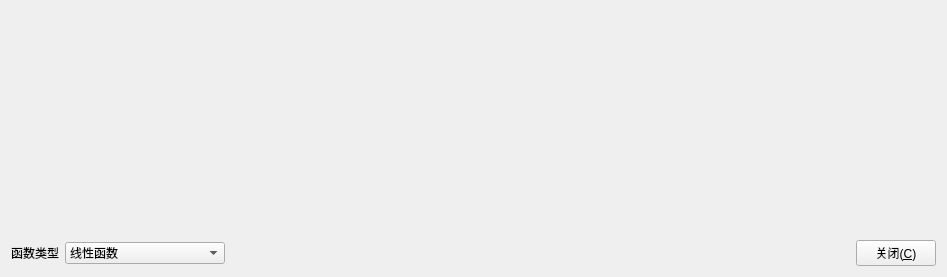
<?xml version="1.0" encoding="UTF-8"?>
<ui version="4.0">
 <class>TOpacityDlg</class>
 <widget class="QDialog" name="TOpacityDlg">
  <property name="geometry">
   <rect>
    <x>0</x>
    <y>0</y>
    <width>947</width>
    <height>277</height>
   </rect>
  </property>
  <property name="windowTitle">
   <string>不透明度设置</string>
  </property>
  <layout class="QVBoxLayout" name="verticalLayout">
   <item>
    <widget class="GOpacityView" name="mOpacityView" native="true">
     <property name="sizePolicy">
      <sizepolicy hsizetype="Preferred" vsizetype="Expanding">
       <horstretch>0</horstretch>
       <verstretch>0</verstretch>
      </sizepolicy>
     </property>
     <property name="minimumSize">
      <size>
       <width>0</width>
       <height>60</height>
      </size>
     </property>
    </widget>
   </item>
   <item>
    <layout class="QHBoxLayout" name="horizontalLayout">
     <item>
      <widget class="QLabel" name="label_2">
       <property name="text">
        <string>函数类型</string>
       </property>
      </widget>
     </item>
     <item>
      <widget class="QComboBox" name="mFuncTypeCBox">
       <property name="sizePolicy">
        <sizepolicy hsizetype="Preferred" vsizetype="Fixed">
         <horstretch>0</horstretch>
         <verstretch>0</verstretch>
        </sizepolicy>
       </property>
       <property name="minimumSize">
        <size>
         <width>160</width>
         <height>0</height>
        </size>
       </property>
       <item>
        <property name="text">
         <string>线性函数</string>
        </property>
       </item>
       <item>
        <property name="text">
         <string>样条函数</string>
        </property>
       </item>
      </widget>
     </item>
     <item>
      <spacer name="horizontalSpacer">
       <property name="orientation">
        <enum>Qt::Horizontal</enum>
       </property>
       <property name="sizeHint" stdset="0">
        <size>
         <width>40</width>
         <height>20</height>
        </size>
       </property>
      </spacer>
     </item>
     <item>
      <widget class="QPushButton" name="mCancelBtn">
       <property name="text">
        <string>关闭(&amp;C)</string>
       </property>
       <property name="autoDefault">
        <bool>false</bool>
       </property>
      </widget>
     </item>
    </layout>
   </item>
  </layout>
 </widget>
 <layoutdefault spacing="6" margin="11"/>
 <customwidgets>
  <customwidget>
   <class>GOpacityView</class>
   <extends>QWidget</extends>
   <header>gopacityview.h</header>
   <container>1</container>
  </customwidget>
 </customwidgets>
 <resources/>
 <connections/>
</ui>
